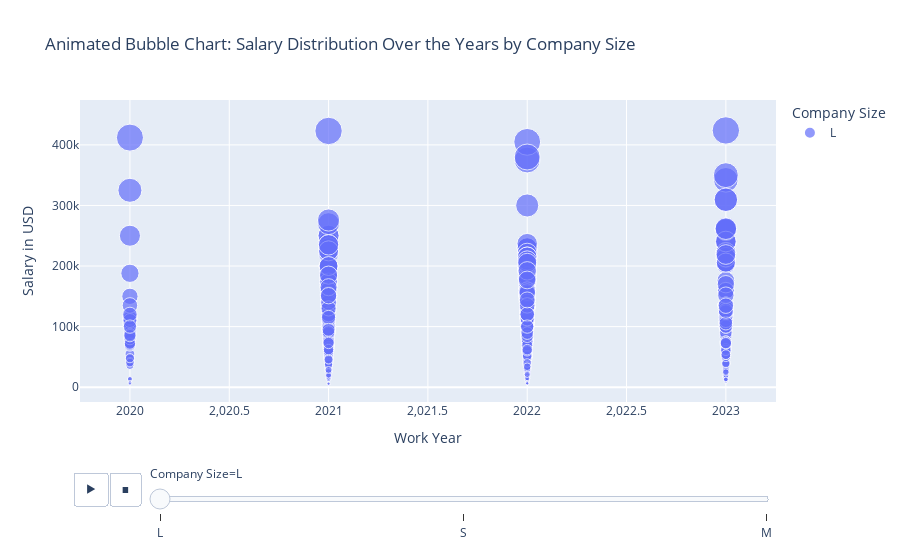

The cell this chart's notebook holds for it:
### Markdown cell above
### Build an animated bubble chart showing the distribution of salaries over the years, with bubble size representing the company size.

### Code cell
# Create an animated bubble chart
fig = px.scatter(df, x="work_year", y="salary_in_usd", animation_frame="company_size", size="salary_in_usd", color="company_size",
                 title='Animated Bubble Chart: Salary Distribution Over the Years by Company Size',
                 labels={'salary_in_usd': 'Salary in USD', 'work_year': 'Work Year', 'company_size': 'Company Size'})
fig.show()

### Figure 1 — Plotly figure (JSON) as saved in the notebook; plotly's stock layout.template omitted (floating-point values rounded to 4 significant figures; data arrays with more than 128 entries replaced by an {"elided": "..."} marker saying what was removed)
{"data": [{"hovertemplate": "Company Size=L<br>Work Year=%{x}<br>Salary in USD=%{marker.size}<extra></extra>", "legendgroup": "L", "marker": {"color": "#636efa", "size": {"elided": "454 int values"}, "sizemode": "area", "sizeref": 1125, "symbol": "circle"}, "mode": "markers", "name": "L", "orientation": "v", "showlegend": true, "type": "scatter", "x": {"elided": "454 int values"}, "xaxis": "x", "y": {"elided": "454 int values"}, "yaxis": "y"}], "layout": {"legend": {"itemsizing": "constant", "title": {"text": "Company Size"}, "tracegroupgap": 0}, "sliders": [{"active": 0, "currentvalue": {"prefix": "Company Size="}, "len": 0.9, "pad": {"b": 10, "t": 60}, "steps": [{"args": [["L"], {"frame": {"duration": 0, "redraw": false}, "fromcurrent": true, "mode": "immediate", "transition": {"duration": 0, "easing": "linear"}}], "label": "L", "method": "animate"}, {"args": [["S"], {"frame": {"duration": 0, "redraw": false}, "fromcurrent": true, "mode": "immediate", "transition": {"duration": 0, "easing": "linear"}}], "label": "S", "method": "animate"}, {"args": [["M"], {"frame": {"duration": 0, "redraw": false}, "fromcurrent": true, "mode": "immediate", "transition": {"duration": 0, "easing": "linear"}}], "label": "M", "method": "animate"}], "x": 0.1, "xanchor": "left", "y": 0, "yanchor": "top"}], "title": {"text": "Animated Bubble Chart: Salary Distribution Over the Years by Company Size"}, "updatemenus": [{"buttons": [{"args": [null, {"frame": {"duration": 500, "redraw": false}, "fromcurrent": true, "mode": "immediate", "transition": {"duration": 500, "easing": "linear"}}], "label": "&#9654;", "method": "animate"}, {"args": [[null], {"frame": {"duration": 0, "redraw": false}, "fromcurrent": true, "mode": "immediate", "transition": {"duration": 0, "easing": "linear"}}], "label": "&#9724;", "method": "animate"}], "direction": "left", "pad": {"r": 10, "t": 70}, "showactive": false, "type": "buttons", "x": 0.1, "xanchor": "right", "y": 0, "yanchor": "top"}], "xaxis": {"anchor": "y", "domain": [0, 1], "title": {"text": "Work Year"}}, "yaxis": {"anchor": "x", "domain": [0, 1], "title": {"text": "Salary in USD"}}}}
